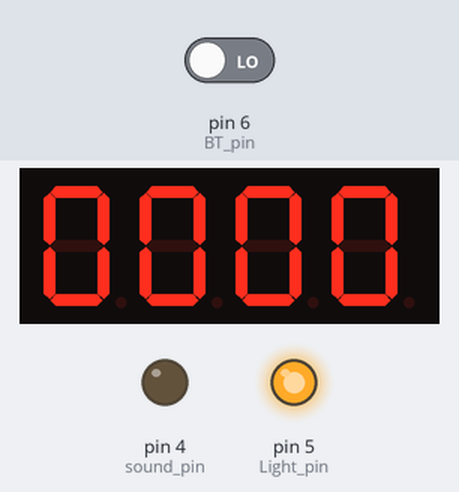
This sketch was run on a simulated Arduino Uno, built with avr-gcc and run on an emulated ATmega328P. Shown: 4-digit seven-segment display, output pins drawn as LEDs (lit = HIGH). The test bench sets the inputs (shaded band); at power-on: pin 6 (BT_pin) LOW.

Above: at 1.2 s.
1.3 s: pin 6 (BT_pin) driven HIGH
At 10.4 s:
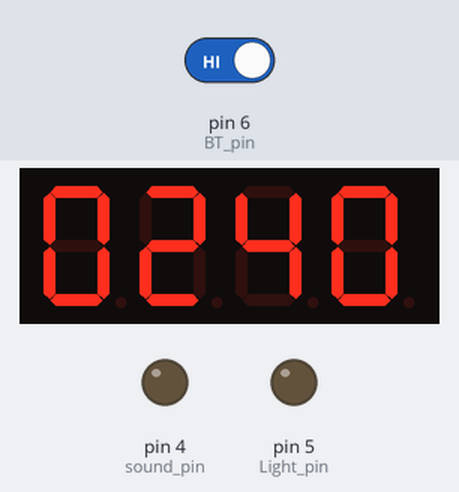
At 11.4 s:
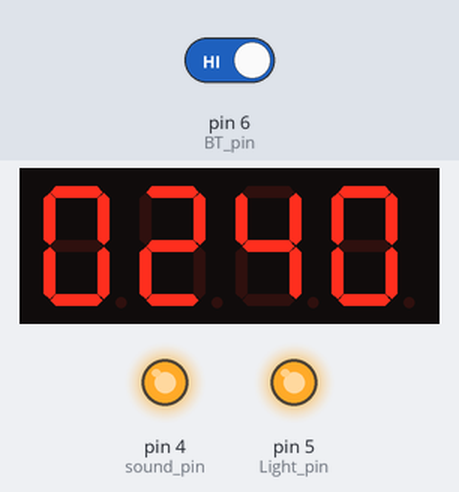
Timing chart, 0 to 31.9 s (numbered marks = the images above; inputs shaded):
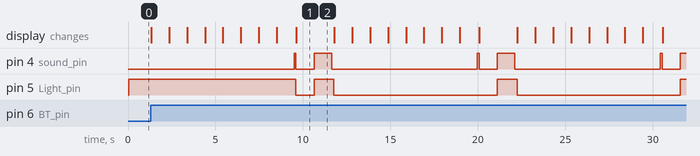

Measured:
- after the input at 1.3 s, pin 4 (sound_pin): LOW → HIGH after 8.2 s, then repeats every 10.5 s: LOW 1.0 s, HIGH 1.0 s, LOW 8.3 s, HIGH 0.10 s; pin 5 (Light_pin): HIGH → LOW after 8.3 s, then repeats every 10.5 s: HIGH 1.1 s, LOW 9.3 s; the display: first changes at once (image 1 shows a later state)

The sketch:

Buzzer_at_Archery.ino
```cpp
#include "TM1637.h"
#define CLK 2
#define DIO 3
TM1637 tm1637(CLK,DIO);

#define BT_pin 6
#define sound_pin 4     //Active HIGH
#define Light_pin 5     //Active HIGH

void setup() {
    Serial.begin(9600);
    tm1637.init();
    tm1637.set(BRIGHT_TYPICAL);//BRIGHT_TYPICAL = 2,BRIGHT_DARKEST = 0,BRIGHTEST = 7;
    showLED(0000);

    pinMode(BT_pin,INPUT);
    pinMode(sound_pin,OUTPUT);
    pinMode(Light_pin,OUTPUT);

    digitalWrite(BT_pin,LOW);
    digitalWrite(sound_pin,LOW);
    digitalWrite(Light_pin,LOW);
}

void loop() {

  while(digitalRead(BT_pin) != HIGH){
    delay(10);
    digitalWrite(Light_pin,HIGH);
  }

  for(int i=8; i>0; i--){
      showLED(i);
      delay(1000);
      //digitalWrite(Light_pin,HIGH);
  }


  sound(100);
  digitalWrite(Light_pin,LOW); //ปิดไฟ

    for(int i=240; i>=0; i--){
      showLED(i);
      delay(1000);
      if(digitalRead(BT_pin) == HIGH){
        delay(10);
        digitalWrite(Light_pin,HIGH);
        sound(1000);
        delay(100);
        software_Reset() ;// Reset
      }

  }

  digitalWrite(Light_pin,HIGH); //เปิดไฟ
  sound(1000);
  delay(100);
  software_Reset() ;// Reset

}


void showLED(int num){
    tm1637.display(0,num/1000);
    tm1637.display(1,num%1000/100);
    tm1637.display(2,num%100/10);
    tm1637.display(3,num%10);
}

void sound(int T){
    digitalWrite(sound_pin,HIGH);
    delay(T);
    digitalWrite(sound_pin,LOW);
}

void software_Reset() // Restarts program from beginning but does not reset the peripherals and registers
{
  asm volatile ("  jmp 0");
}
```
